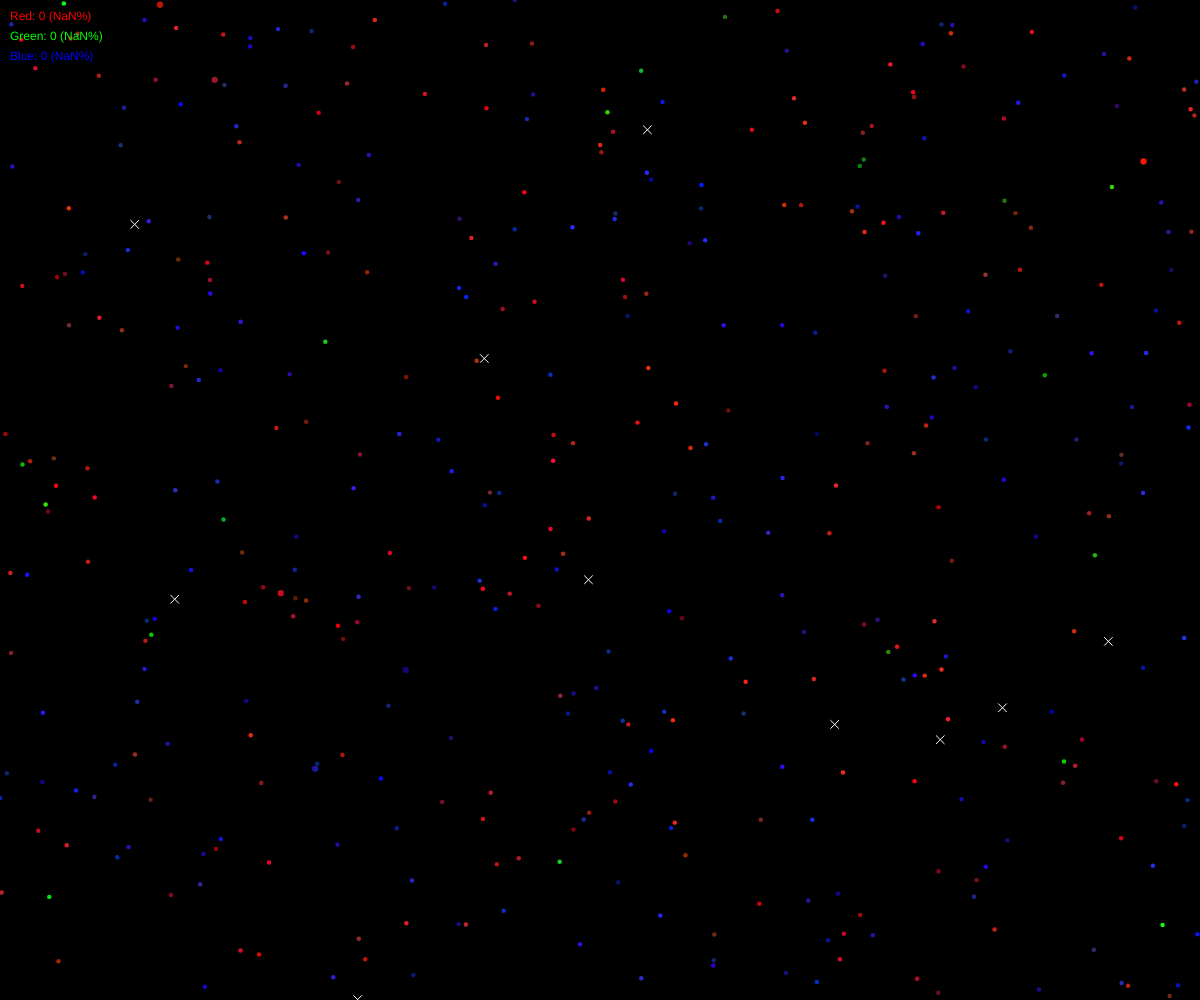
Frame 1 (no input)
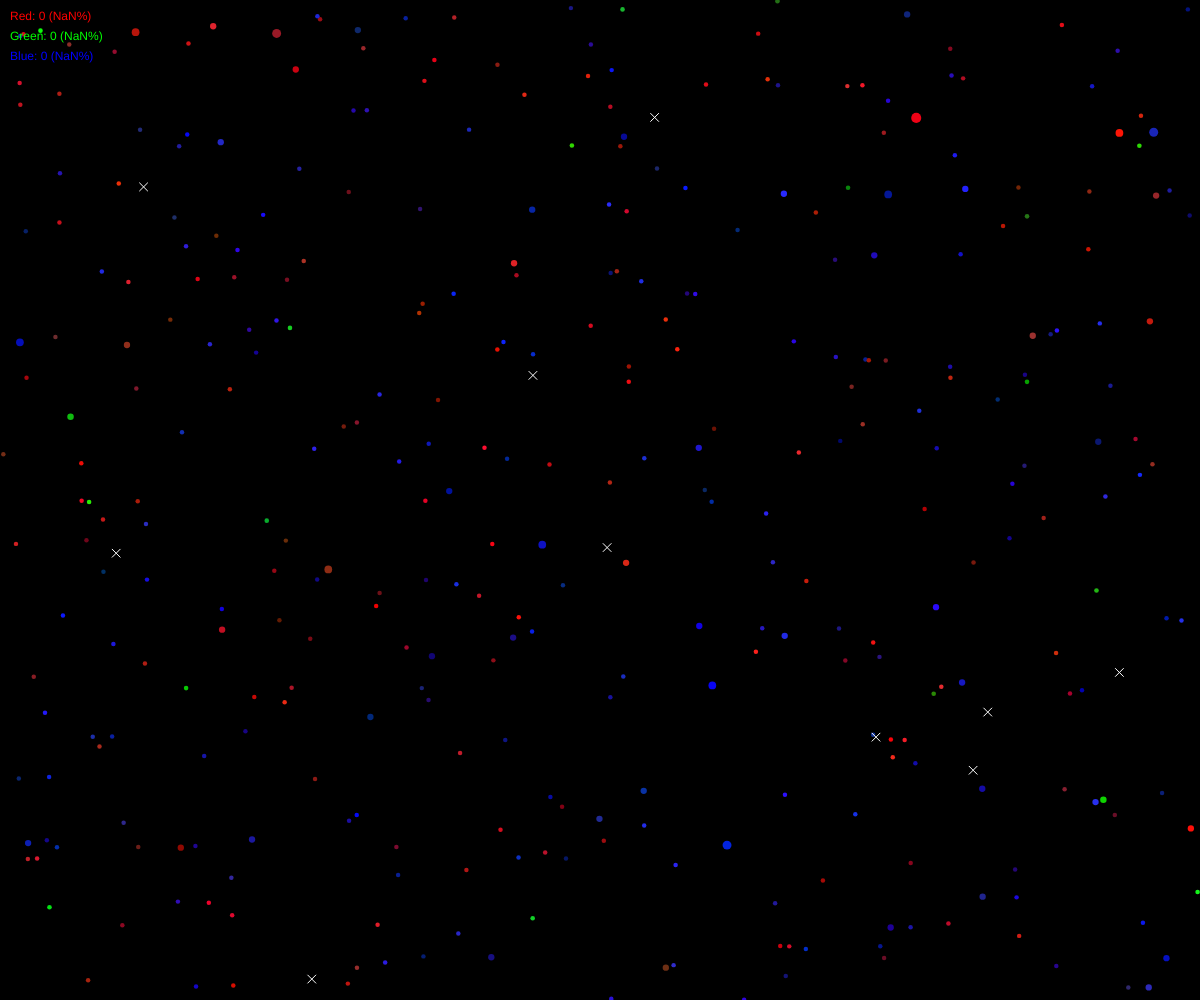
Frame 60 (no input)
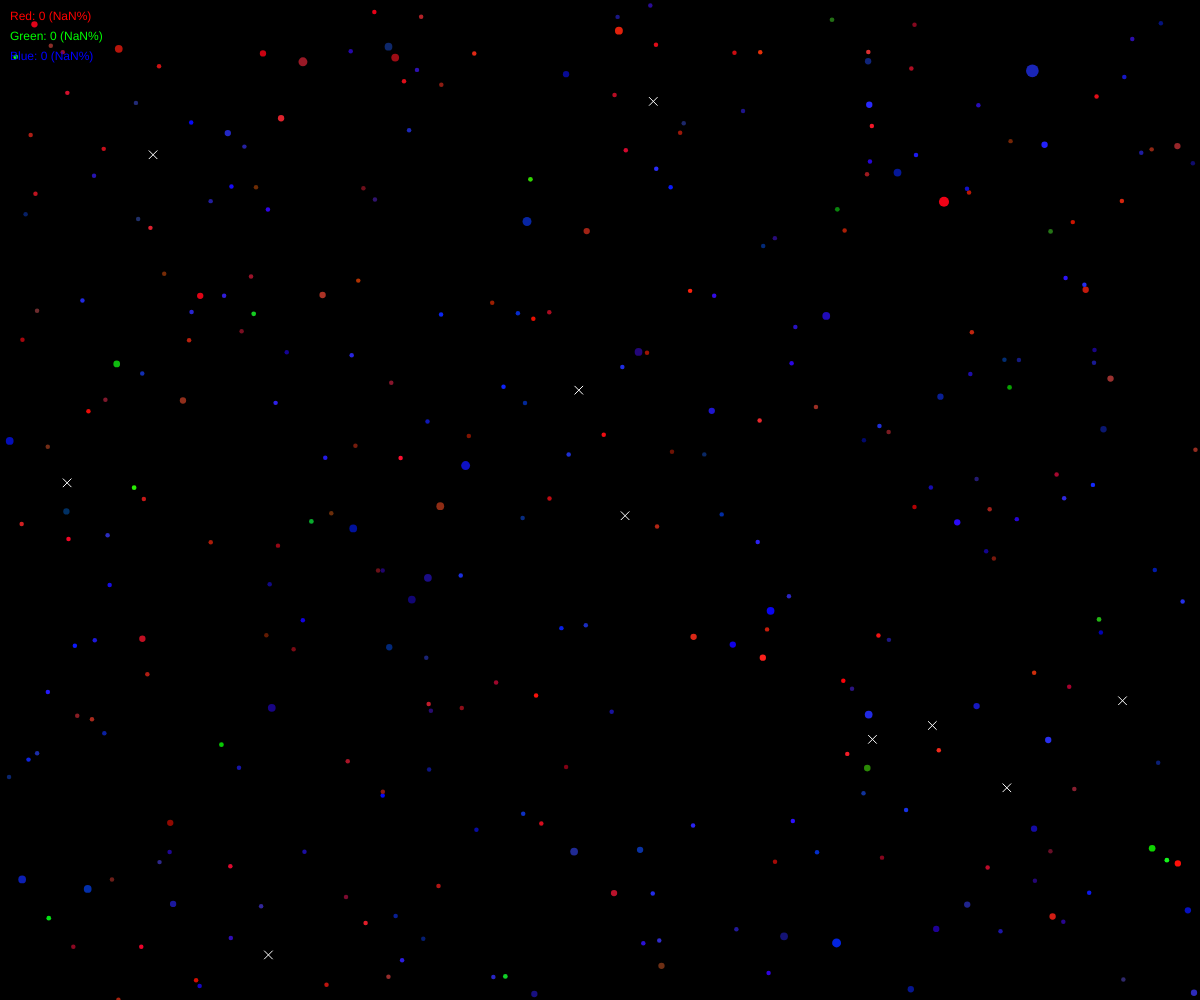
Frame 120 (the mouse pressed at the canvas centre since frame 60)

The p5.js sketch that drew these frames (run headless with seeded random() and noise() and a simulated clock; from frame 60 on, the mouse is pressed at the canvas centre):

// p5.js sketch
// ── sketch.js
const input = { keys: {}, mouse: {} }
const game = {
    points: [],
    splitters: [],
    blueWins: 0,
    redWins: 0,
    greenWins: 0,
    
    mass: 0,
};


const G = 100;

function setup() {
    createCanvas();
    windowResized();

    reset();
}

function reset() {
    game.points = [];
    game.splitters = [];

    for (let i = 0; i < 400; i++) {
        game.points.push({
            x: random(0, width),
            y: random(0, height),
            vx: random(-1, 1),
            vy: random(-1, 1),
            color: color(random(100, 255), random(0, 50), random(0, 50)),
            team: -1,
            m: 0.2,
        });
    }

    for (let i = 0; i < 200; i++) {
        game.points[i * 2].color = color(random(0, 50), random(0, 50), random(100, 255));
        game.points[i * 2].team = 1;
    }

    for (let i = 0; i < 20; i++) {
        game.points.unshift({
            x: random(0, width),
            y: random(0, height),
            vx: random(-1, 1),
            vy: random(-1, 1),
            color: color(random(0, 50), random(100, 255), random(0, 50)),
            team: 0,
            m: 0.2,
        });
    }

    for (let i = 0; i < 10; i++) {
        game.splitters.push({
            x: random(0, width),
            y: random(0, height),
            vx: random(-1, 1),
            vy: random(-1, 1),
        });
    }
}

function windowResized() {
    resizeCanvas(windowWidth, windowHeight);
}

function keyPressed() {
    input.keys[keyCode] = 0;
}

function keyReleased() {
    input.keys[keyCode] = -1;
}

function mousePressed() {
    input.mouse[mouseButton] = 0;
}

function mouseReleased() {
    input.mouse[mouseButton] = -1;
}

function updateInput() {
    for (let key in input.keys) {
        if (input.keys[key] >= 0) {
            input.keys[key] += 1;
        }
    }
    for (let button in input.mouse) {
        if (input.mouse[button] >= 0) {
            input.mouse[button] += 1;
        }
    }
}

function radius(m) {
    return sqrt(m) * 5;
}

function update() {
    const forces = [];

    const step = 1;

    for (const point of game.points) {
        if (point.team === 0) {
            point.m *= 1.00095;
        }
    }

    const splitterForces = [];
    for (let i = 0; i < game.splitters.length; i++) {
        for (let j = 0; j < game.points.length; j++) {
            const r = radius(game.points[j].m);
            const d = dist(game.splitters[i].x, game.splitters[i].y, game.points[j].x, game.points[j].y);
            if (d < r) {
                const r = radius(game.points[j].m);
                const m = game.points[j].m / 2;
                game.points[j].m = m;
                const pushX = Math.sign(game.points[j].vx) * r * 1.5;
                const pushY = Math.sign(game.points[j].vy) * r * 1.5;
                game.points[j].x += pushX;
                game.points[j].y += pushY;
                game.points[j].vx /= 2;
                game.points[j].vy /= 2;
                game.points.push({
                    x: game.points[j].x - pushX,
                    y: game.points[j].y - pushY,
                    vx: -game.points[j].vx / 2,
                    vy: -game.points[j].vy / 2,
                    color: game.points[j].color,
                    team: game.points[j].team,
                    m,
                });
            }

            if (game.points[j].team === 0) { // then attract
                const dx = game.points[j].x - game.splitters[i].x;
                const dy = game.points[j].y - game.splitters[i].y;
                const d = max(sqrt(dx * dx + dy * dy), 10);
                const f = G / (d * d) * game.points[j].m;
                const fx = f * dx / d;
                const fy = f * dy / d;
                splitterForces[i] = splitterForces[i] || { x: 0, y: 0 };
                splitterForces[i].x += fx;
                splitterForces[i].y += fy;
            }
        }
    }

    for (let i = 0; i < game.splitters.length; i++) {
        const s = game.splitters[i];
        const f = splitterForces[i] || { x: 0, y: 0 };
        s.vx += f.x * step;
        s.vy += f.y * step;
        if (s.x < 0) {
            s.vx = abs(s.vx);
        }
        if (s.x > width) {
            s.vx = -abs(s.vx);
        }
        if (s.y < 0) {
            s.vy = abs(s.vy);
        }
        if (s.y > height) {
            s.vy = -abs(s.vy);
        }
        s.x += s.vx * step;
        s.y += s.vy * step;
        s.vx /= 1.001;
        s.vy /= 1.001;
    }

    const playerRadius = radius(game.mass);
    for (let i = 0; i < game.points.length; i++) {
        const p1 = game.points[i];
        const r1 = radius(p1.m);
        for (let j = i + 1; j < game.points.length; j++) {
            const p2 = game.points[j];
            const r2 = radius(p2.m);
            const d = dist(p1.x, p1.y, p2.x, p2.y);
            if (d < r1 + r2) {
                if (p1.m >= p2.m) {
                    const momentum = abs(p1.m * p1.vx) + abs(p2.m * p2.vx);
                    p1.m += p2.m;
                    p2.m = 0;
                    p1.vx = Math.sign(p1.vx) * momentum / p1.m;
                    p1.vy = Math.sign(p1.vy) * momentum / p1.m;
                } else {
                    const momentum = abs(p1.m * p1.vx) + abs(p2.m * p2.vx);
                    p2.m += p1.m;
                    p1.m = 0;
                    p2.vx = Math.sign(p2.vx) * momentum / p2.m;
                    p2.vy = Math.sign(p2.vy) * momentum / p2.m;
                }
            }
        }
        // const d = dist(p1.x, p1.y, mouseX, mouseY);
        // if (d < playerRadius + r1) {
        //     if (game.mass >= p1.m) {
        //         game.mass += p1.m;
        //         p1.m = 0;
        //     } else {
        //         p1.m += game.mass;
        //         game.mass = 0;
        //     }
        // }
    }

    game.points = game.points.filter(p => p.m >= 0.2);

    for (let i = 0; i < game.points.length; i++) {
        const p1 = game.points[i];
        for (let j = i + 1; j < game.points.length; j++) {
            const p2 = game.points[j];
            const dx = p2.x - p1.x;
            const dy = p2.y - p1.y;
            const d = max(sqrt(dx * dx + dy * dy), 1);
            const f = G / (d * d) * p1.m * p2.m * p1.team * -p2.team;
            const fx = f * dx / d;
            const fy = f * dy / d;
            forces[i] = forces[i] || { x: 0, y: 0 };
            forces[j] = forces[j] || { x: 0, y: 0 };
            forces[i].x += fx;
            forces[i].y += fy;
            forces[j].x -= fx;
            forces[j].y -= fy;
        }
        if (p1.team === 0) {
            for (let j = 0; j < game.splitters.length; j++) {
                const s = game.splitters[j];
                const dx = s.x - p1.x;
                const dy = s.y - p1.y;
                const d = max(sqrt(dx * dx + dy * dy), 1);
                const f = - G / (d * d) * p1.m * 0.5;
                const fx = f * dx / d;
                const fy = f * dy / d;
                forces[i] = forces[i] || { x: 0, y: 0 };
                forces[i].x += fx;
                forces[i].y += fy;
            }
        }
    }

    for (let i = 0; i < game.points.length; i++) {
        const p = game.points[i];
        p.vx += forces[i].x * step;
        p.vy += forces[i].y * step;
        if (p.x < 0) {
            p.vx = abs(p.vx);
        }
        if (p.x > width) {
            p.vx = -abs(p.vx);
        }
        if (p.y < 0) {
            p.vy = abs(p.vy);
        }
        if (p.y > height) {
            p.vy = -abs(p.vy);
        }
        p.x += p.vx * step;
        p.y += p.vy * step;
    }
}

function draw() {
    // let i = 0;
    // reset();
    // console.time('runOne')
    // while (!(game.points.every(p => p.team === 0) || game.points.every(p => p.team === 1) || game.points.every(p => p.team === -1))) {
    //     update();
    //     i += 1;
    // }
    // console.timeEnd('runOne')
    // console.log('finished in:', i);
    // console.log('winner:', game.points.every(p => p.team === 0) ? 'green' : game.points.every(p => p.team === 1) ? 'blue' : 'red');
    // if (game.points.every(p => p.team === 0)) {
    //     game.greenWins += 1;
    // }
    // if (game.points.every(p => p.team === 1)) {
    //     game.blueWins += 1;
    // }
    // if (game.points.every(p => p.team === -1)) {
    //     game.redWins += 1;
    // }
    update();
    updateInput();
    background(0);
    noStroke();
    for (let i = 0; i < game.points.length; i++) {
        const p = game.points[i];
        fill(p.color);
        ellipse(p.x, p.y, radius(p.m) * 2, radius(p.m) * 2);
    }

    noFill();
    stroke(255);
    for (let i = 0; i < game.splitters.length; i++) {
        const s = game.splitters[i];
        line(s.x - 4, s.y - 4, s.x + 4, s.y + 4);
        line(s.x - 4, s.y + 4, s.x + 4, s.y - 4);
    }

    // fill(255, 255, 0);
    // stroke(255);
    // ellipse(mouseX, mouseY, radius(game.mass) * 2, radius(game.mass) * 2);

    noStroke();
    const totalWins = game.greenWins + game.blueWins + game.redWins;
    fill(255, 0, 0);
    text(`Red: ${game.redWins} (${(game.redWins / totalWins * 100).toFixed(2)}%)`, 10, 20);
    fill(0, 255, 0);
    text(`Green: ${game.greenWins} (${(game.greenWins / totalWins * 100).toFixed(2)}%)`, 10, 40);
    fill(0, 0, 255);
    text(`Blue: ${game.blueWins} (${(game.blueWins / totalWins * 100).toFixed(2)}%)`, 10, 60);
}
